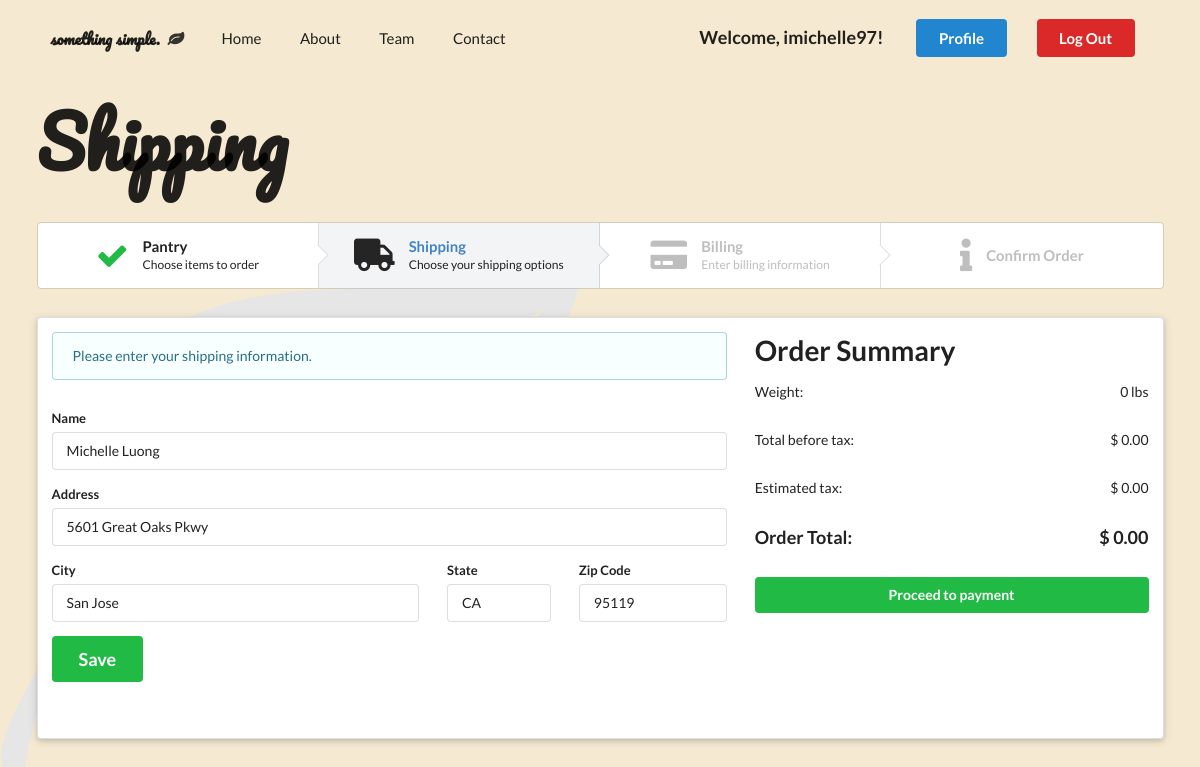
/shipping.php (signed in), run on the app's committed database.
### tables this page shows
CREATE TABLE `customer_profile` (
  `customer_id` int(11) NOT NULL,
  `first_name` varchar(128) DEFAULT NULL,
  `last_name` varchar(128) DEFAULT NULL,
  `username` varchar(128) DEFAULT NULL,
  `phone_number` varchar(128) DEFAULT NULL,
  `address` varchar(128) DEFAULT NULL,
  `city` varchar(128) DEFAULT NULL,
  `state` varchar(128) DEFAULT NULL,
  `zipcode` varchar(128) DEFAULT NULL,
  `card_type` varchar(128) DEFAULT NULL,
  `card_number` varchar(128) DEFAULT NULL,
  `cvc` varchar(128) DEFAULT NULL,
  `expiration_date` varchar(128) DEFAULT NULL
);

### shipping.php (the view, shortened to what this page needs)
<?php
  include('server.php');
  $weight = 0;
  $price = 0;
  $tax = 0;
  $orderTot = 0;
  $username = $_SESSION['username']['username'];
  $query = "SELECT * FROM customer_profile WHERE username='$username';";
  $results = mysqli_query($db, $query);
  if(mysqli_num_rows($results) == 1) {
    $profile = mysqli_fetch_assoc($results);
    $firstName = $profile['first_name'];
    $lastName = $profile['last_name'];
		$address = $profile['address'];
		$city = $profile['city'];
		$state = $profile['state'];
    $zipcode = $profile['zipcode'];
  } else if(mysqli_num_rows($results) == 0) {
    $profile = mysqli_fetch_assoc($results);
    $firstName = "-";
    $lastName = "-";
		$address = "-";
		$city = "-";
		$state = "-";
    $zipcode = "-";
    $card_type = "-";
		$card_number = "-";
		$cvc = "-";
		$expiration_date = "-";
  }
?>
<!DOCTYPE html>
<html>
<head>
  <link rel="stylesheet" type="text/css" href="https://cdnjs.cloudflare.com/ajax/libs/semantic-ui/2.3.3/semantic.css">
</head>
<body>
  <div class="pusher">
    <section id="shipping">
      <div class="navbar">
        <div class="ui container">
          <div class="ui large secondary menu">
            <div class="header item">
              <span>something simple.</span>
              <i class="leaf icon"></i>
            </div>
            <a class="item" href="home.php">Home</a>
            <a class="item">About</a>
            <a class="item">Team</a>
            <a class="item">Contact</a>
            <div class="right item">
              <h3>Welcome, <?php echo $_SESSION['username']['username']; ?>!</h3>
              <a class="ui primary button" href="profile.php">Profile</a>
              <a class="ui negative button" href="index.php">Log Out</a>
            </div>
          </div>
        </div>
      </div>
      <div class="ui container">
        <div class="row">
          <h1>Shipping</h1>
        </div>
        <div class="row">
          <div class="ui four small steps">
            <a href="pantry.php" class="completed link step">
              <i class="cart icon"></i>
              <div class="content">
                <div class="title">Pantry</div>
                <div class="description">Choose items to order</div>
              </div>
            </a>
            <div class="active step">
              <i class="truck icon"></i>
              <div class="content">
                <div class="title">Shipping</div>
                <div class="description">Choose your shipping options</div>
              </div>
            </div>
            <div class="disabled step">
              <i class="payment icon"></i>
              <div class="content">
                <div class="title">Billing</div>
                <div class="description">Enter billing information</div>
              </div>
            </div>
            <div class="disabled step">
              <i class="info icon"></i>
              <div class="content">
                <div class="title">Confirm Order</div>
              </div>
            </div>
          </div>
        </div>
      </div>
      <div class="ui raised segment container">
        <div class="ui grid">
          <div class="ui ten wide column">
            <div class="ui info message">
              Please enter your shipping information.
            </div>
            <div class="ui container">
              <form method="post" actions="shipping.php" class="ui form">
                <div class="field">
                  <label>Name</label>
                  <input type="text" value=<?php echo "'" . $firstName . " " . $lastName . "'" ?>>
                </div>
                    <div class="field">
                      <label>Address</label>
                      <input type="text" name="address" id="street_number" onFocus="geolocate()" value="<?php echo $address; ?>">
                    </div>
                    <div class="ui grid">
                      <div class="ui nine wide column field">
                        <label>City</label>
                        <input type="text" name="city" id = "locality" value="<?php echo $city; ?>">
                      </div>
                      <div class="ui three wide column field">
                        <label>State</label>
                        <input type="text" name="state" id = "administrative_area_level_1" value="<?php echo $state; ?>">
                      </div>
                      <div class="ui four wide column field">
                        <label>Zip Code</label>
                        <input type="text" name="zipcode" id="postal_code" value="<?php echo $zipcode; ?>">
                      </div>
                      <div class="ui left aligned container">
                        <button type="submit" class="ui big green submit button" name="shipping_update">Save</button>
			                </div>
                </div>
              </form>
            </div>
          </div>
          <div class="ui six wide column">
            <h1>Order Summary</h1>
            <div class="ui grid">
              <div class="row">
                <div class="ten wide column">
                  <span>Weight:</span>
                </div>
                <div class="six wide column right floated right aligned">
                  <span><?php echo $weight." lbs"; ?></span>
                </div>
              </div>
              <div class="row">
                <div class="ten wide column">
                  <span>Total before tax:</span>
                </div>
                <div class="six wide column right floated right aligned">
                  <span><?php echo "$ ".number_format($price, 2); ?></span>
                </div>
              </div>
              <div class="row">
                <div class="ten wide column">
                  <span>Estimated tax:</span>
                </div>
                <div class="six wide column right floated right aligned">
                  <span><?php echo "$ ".number_format($tax, 2); ?></span>
                </div>
              </div>
              <div class="row">
                <div class="ten wide column">
                  <span><h3>Order Total:</h3></span>
                </div>
                <div class="six wide column right floated right aligned">
                  <span><h3><?php echo "$ ".number_format($orderTot, 2); ?></h3></span>
                </div>
              </div>
              <div class="row">
                <div class="sixteen wide column">
                  <a href="payment.php">
                    <button class="ui fluid green button">Proceed to payment</button>
                  </a>
                </div>
              </div>
            </div>
          </div>
        </div>
      </div>
    </section>
  </div>
</body>
</html>

### shipping.php (style rules this page uses)
body { min-height: 700px; padding: 0.5em 0em; background: #F5EAD1 url('images/web-graphics/leaf-watermark.png'); background-size: 600px; background-repeat: no-repeat; background-position: left bottom; left: -2em; bottom: -2em; }
#shipping .container { margin-bottom: 2em; }
#shipping .container .header span { font-family: 'Pacifico', cursive; }
#shipping .container .header i { padding: 0 0.5em; }
#shipping .container .right .button { margin: 0 1em !important; }
#shipping .navbar .container .right h3 { margin: 0 1em !important; }
#shipping .container .row h1 { font-size: 5em; margin-bottom: 0.5em; font-family: 'Pacifico', cursive; }
#shipping .container .message { margin-bottom: 2em; }
#shipping .container .field { margin-bottom: 1em; }
#shipping .container .column { margin-bottom: 0; }

### data on the page
customer_profile: first_name+last_name "Michelle Luong", address "5601 Great Oaks Pkwy", city "San Jose", state "CA", zipcode "95119"

### other printed values
$_SESSION['username']['username'] "imichelle97"
$weight "0"
$price "0.00"
$tax "0.00"
$orderTot "0.00"
